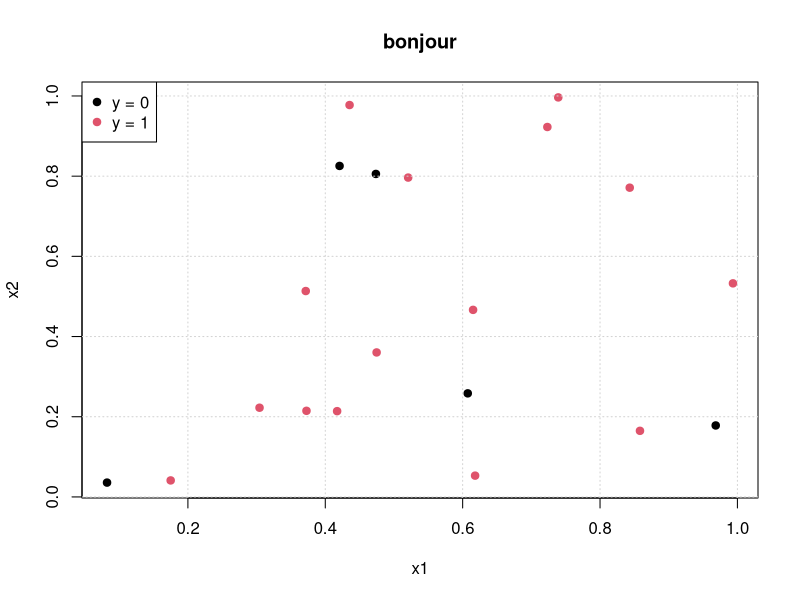

This figure's R source:
set.seed(22)

x1 = runif(20)
x2 = runif(20)
y = sample(c(0,1), 20, prob = rep(0.5,2), replace = T)
y = factor(y)

plot(x1, x2, col = y, pch = 19, main = "bonjour", xlab = "x1", ylab = "x2")
grid()
legend("topleft", paste( "y =", levels(y)), col = seq(nlevels(y)), pch = 19, bg = "white")
